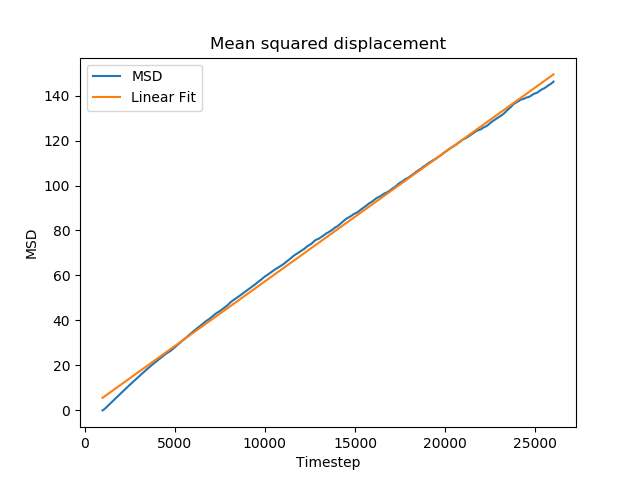

Generate this figure with Python:
import pandas as pd
import numpy as np
import matplotlib.pyplot as plt
import os
from scipy.stats import linregress

def read_log(log, thermo):
    with open(log, 'r') as infile:
        with open(thermo, 'w') as outfile:
            header = 'Step'
            bottom = 'Loop'
            line = infile.readline()
            while(header not in line):
                line = infile.readline()

            while(bottom not in line):
                outfile.write(line)
                line = infile.readline()

infile = 'log.lammps'
outfile = 'diff.csv'
if not os.path.exists(infile):
    os.system('lmp_serial < in.diffusion')
read_log(infile, outfile)
df = pd.read_csv(outfile, delim_whitespace=True)

a, b = linregress(df['Step'], df['c_msd[4]'])[:2]
plt.plot(df['Step'], df['c_msd[4]'])
plt.plot(df['Step'], a*df['Step']+b)
plt.legend(["MSD", "Linear Fit"])
plt.title("Mean squared displacement")
plt.xlabel("Timestep")
plt.ylabel("MSD")
plt.savefig("diffusion.png")

diffusion = a/6
print("Diffusion constant: %f" % diffusion)
